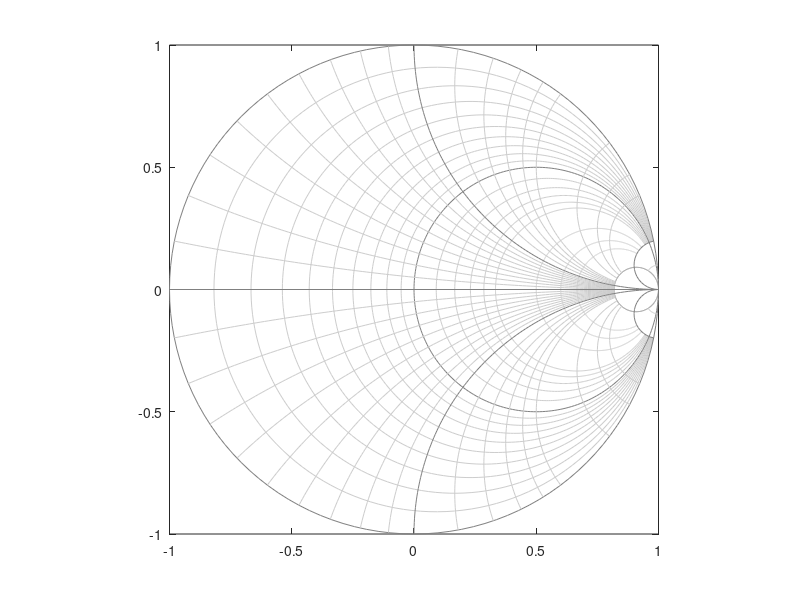

Reproduce this figure in MATLAB. (Note: this script raises an error after producing the figure.)
function h = SmithChart(varargin)
% SMITHCHART   Impedance or admittance Smith chart
%  SmithChart               % blank impedance chart
%  SmithChart('y')          % blank admittance chart
%  SmithChart(R,X)          % impedance chart plotting R+jX
%  SmithChart(R,X,'z')      % 'z' is optional (impedance is default)
%  SmithChart(G,B,'y')      % admittance chart plotting G+jB
%  SmithChart(Z)            % impedance chart with complex Z
%  SmithChart(Y,'y')        % admittance chart with complex Y
%  SmithChart(R,X,'b-','LineWidth',2)    % plot parameters may be passed
%
%  If a single R,X (or Z, or G,B, or Y) is provided, it is plotted as a
%  red 'x' by default, or with a different line/point stle if passed as an
%  argument.
%
%  Only one set of data may be plotted in a given call to SmithChart()
%  However, multiple sets may be added to the same chart using "hold on"
%  Example:
%     hold off
%     SmithChart(R1,X1)    % first set of data is plotted default as 'r-'
%     hold on
%     SmithChart(R2,X2,'b-')
%     SmithChart(R3,X3,'g-')
%
%  h = SmithChart(...)     % returns handle to figure

narginchk(0,inf)

isImpedance = true;

if ~isempty(varargin)
    i = 1;
    
    while i<=numel(varargin)
        if ischar(varargin{i})
            switch lower(varargin{i})
                case { 'z', 'impedance' }
                    isImpedance = true;
                    varargin = varargin(i+1:end);
                case { 'y', 'admittance' }
                    isImpedance = false;
                    varargin = varargin(i+1:end);
                otherwise
                    i = i + 1;
            end
        else
            i = i + 1;
        end
    end
end

if isempty(varargin)
    R = [];
    X = [];
elseif numel(varargin)==1
    if isfloat(varargin{1})
        R = varargin{1};
        varargin = cell(0,0);
        if isreal(R)
            X = zeros(size(R));
        else
            % order is important here
            X = imag(R);
            R = real(R);
        end
    else
        % must pass the rest to plot
        R = [];
        X = [];
    end
else  % numel(varargin)>=2
    if isfloat(varargin{1})
        R = varargin{1};
        varargin = varargin(2:end);
        if isreal(R)
            if isfloat(varargin{1}) && isreal(varargin{1})
                X = varargin{1};
                varargin = varargin(2:end);
            else
                X = zeros(size(R));
            end
        else
            % order is important here
            X = imag(R);
            R = real(R);
        end
    end
end

if length(R) ~= length(X) || numel(R) ~= numel(X)
    error('R and X must be same size')
end

% use light lines
gray_line = [1 1 1]*0.8;
gray_weight = 0.25;
dark_gray_line = [1 1 1]*0.5;
dark_gray_weight = 0.25;

hold_state = ishold;

if ~ishold
    % only plot the Smith chart grid if the current plot is not HOLD

    Rcir = [0.1:.1:.9 1.2:.2:2 3:1:5 20 50];
    for i=1:length(Rcir)
        [x,y] = circle_r(Rcir(i),10);
        if isImpedance
            plot(x,y,'Color',gray_line,'LineWidth',gray_weight)
        else
            plot(-x,-y,'Color',gray_line,'LineWidth',gray_weight)
        end
        if i==1
            hold on
        end
    end
    
    Rcir = [0 1 10];
    for i=1:length(Rcir)
        [x,y] = circle_r(Rcir(i));
        if isImpedance
            plot(x,y,'Color',dark_gray_line,'LineWidth',dark_gray_weight)
        else
            plot(-x,-y,'Color',dark_gray_line,'LineWidth',dark_gray_weight)
        end
    end
    
    Xarc = [ -50 -20 -5:1:-2 -1.8:.2:-1.2 -.9:.1:-.1 .1:.1:.9 1.2:.2:1.8 2:1:5 20 50];
    for i=1:length(Xarc)
        [x,y] = arc_x(Xarc(i),10);
        if isImpedance
            plot(x,y,'Color',gray_line,'LineWidth',gray_weight)
        else
            plot(-x,-y,'Color',gray_line,'LineWidth',gray_weight)
        end
    end
    
    Xarc = [ -10 -1 0 1 10];
    for i=1:length(Xarc)
        [x,y] = arc_x(Xarc(i));
        if isImpedance
            plot(x,y,'Color',dark_gray_line,'LineWidth',dark_gray_weight)
        else
            plot(-x,-y,'Color',dark_gray_line,'LineWidth',dark_gray_weight)
        end
    end
    
    % keep the circle aspect ratio, remove the grids, and embellish the plot
    axis equal
    axis([-1 1 -1 1])
    hax = gca;
    hax.XAxis.Visible = 'off';
    hax.YAxis.Visible = 'off';
    %title('Smith Chart')
    
    hfg = gcf;
    if isImpedance
        hfg.Tag = 'impedance';
    else
        hfg.Tag = 'admittance';
    end
else
    % figure is held, check to see if tag matches;
    hfg = gcf;
    switch lower(hfg.Tag)
        case ''
            warning('Plotting on a chart that is not tagged as a Smith chart')
        case 'impedance'
            if ~isImpedance
                warning('Plotting admittance on an impedance chart')
            end
        case 'admittance'
            if isImpedance
                warning('Plotting impedance on an admittance chart')
            end
    end
end

if ~isempty(R)
    % Plot the specified data. First, transform it into cartesian points
    [x,y] = smith_transform(R,X);
    
    N = length(x);
    
    % clear any that are outside of the circle. NaN will break the line.
    for i=1:N
        if x(i)^2 + y(i)^2 > 1
            x(i) = NaN;
            y(i) = NaN;
        end
    end
    
    if ~isImpedance
        % change to admittance plot
        x = -x;
        y = -y;
    end
    
    if isempty(varargin)
        % use default plot parameters red line or red x
        if N==1
            h = plot(x,y,'rx');
        else
            h = plot(x,y,'r-');
        end
    else
        % use given plot parameters
        h = plot(x,y,varargin{:});
    end
end

if ~hold_state
    hold off
end

if nargout==0
    clear h
end

end % function SmithChart


% ------------------------------
% Local functions
% ------------------------------

function [x,y] = circle_r(R, Xend)
% CIRCLE_R  calculate circles of constant resistance
%  (x - R/(R+1))^2 + y^2 == (1/(R+1))^2
%    radius = 1/(R+1)
%    center = (R/(R+1), 0)

narginchk(0,2)
if nargin<2
    Xend = Inf;
else
    Xend = abs(Xend);
end
if nargin<1
    R = 0;
end

% radius = 1/(R+1)
% center = (R/(R+1), 0)
radius = 1/(R+1);
xcenter = R/(R+1);

% find the termination (end) angle
if isfinite(Xend)
    [x1,y1] = smith_intersection(R,Xend);
    theta1 = atan2(y1,x1-xcenter);
else
    theta1 = 0;
end

% get the length of the arc and use it to find the number of segments
% required to keep it from looking segmented
len_arc = 4*(pi-theta1)*radius;
nsegs = max(32, ceil(256/(len_arc/(2*pi))));
del_ang = 2*(pi-theta1)/nsegs;

% preallocate the solution vectors
x = zeros(1,nsegs+1);
y = zeros(1,nsegs+1);

% calculate the endpoints of the segments
for i=1:nsegs+1
    ang = -theta1 - del_ang*(i-1);
    xx = xcenter + radius*cos(ang);
    yy = radius*sin(ang);
    x(i) = xx;
    y(i) = yy;
end

end


function [x,y] = arc_x(X, Rstart)
% ARC_X  calculate arcs of constant reactance
%  (x - 1)^2 + (y - 1/X)^2 == (1/X)^2

narginchk(0,2)
if nargin<2
    Rstart = Inf;
end
if nargin<1
    X = 0;
end

% length of arc
if X==0
    % special case is a straight line when X==0
    [x1,y1] = smith_intersection(Rstart, 0);
    x = [x1 -1];
    y = [y1 0];
elseif isfinite(X)
    % two intersections with circle for R=0
    [x1, y1] = smith_intersection(Rstart, abs(X));
    [x2, y2] = smith_intersection(0, abs(X));
    
    % radius is |1/X|
    % center is at (1,1/X), but consider X>0 now and we'll compensate for X < 0 later
    radius = abs(1/X);
    x_cen = 1;
    y_cen = abs(1/X);
    
    % calculate the angles of intersection
    theta2 = atan2(y2-y_cen, x2-x_cen);
    theta1 = atan2(y1-y_cen, x1-x_cen);
    theta = theta1-theta2;
    
    % coerce theta to be in the range 0 <= theta < 2*pi
    while theta < 0
        theta = theta + 2.*pi;
    end
    while theta >= (2*pi)
        theta = theta - 2.*pi;
    end
    
    % if nsegs has not been specified, calculate it based upon arc length
    % longer arc -> more segments, shorter arc -> fewer segments
    arc_len = theta*abs(1/X);
    nsegs = max(16, ceil(arc_len*64));

    % preallocate the solution vectors
    x = zeros(1,nsegs+1);
    y = zeros(1,nsegs+1);
    
    if theta2-theta1<pi
        del_theta = (theta2-theta1)/nsegs;
    else
        del_theta = (theta2-theta1-2*pi)/nsegs;
    end
    
    % now, compensate for negative reactance
    if X>=0
        theta = theta1;
    else
        theta = -theta1;
        del_theta = -del_theta;
        y_cen = -y_cen;
    end
    
    % calculate the endpoints of the segments
    for i=1:nsegs+1
        xx = x_cen + radius*cos(theta);
        yy = y_cen + radius*sin(theta);
        x(i) = xx;
        y(i) = yy;
        theta = theta + del_theta;
    end
else % X is +/- Inf
    % solution is a single point at (1,0)... just return nothing
    x = [];
    y = [];
end

end


function [x,y] = smith_intersection(R,X)
% one intersection is always at (x,y) = (1,0)
% this calculates the other for a given R and X

if R<0
    R = 0;
end

den = R.^2 + 2.*R + X.^2 + 1;

if isinf(den)
    x = 1;
    y = 0;
else
    x = (R.^2 + X.^2 - 1)/den;
    y = 2.*X./den;
end

end

function [x,y] = smith_transform(R, X)
% SMITH_TRANSFORM  transform R+jX into cartesian coordinates on the Smith chart
%   x = (R^2 + X^2 -1)/(R^2 + 2*R + X^2 +1)
%   y = 2*X/(R^2 + 2*R + X^2 +1)

% preallocate the solution vectors
N = numel(R);
x = zeros(1,N);
y = zeros(1,N);

% calculate each R,X pair
for i=1:N
    rr = R(i);
    xx = X(i);
    den = rr^2 + 2*rr + xx^2 + 1;
    if isfinite(den)
        x(i) = (rr^2 + xx^2 - 1)/den;
        y(i) = (2*xx)/den;
    elseif den==0
        x(i) = NaN;
        y(i) = NaN;
    else
        x(i) = 1;
        y(i) = 0;
    end
end

end

% Copyright (c) 2018, Kerry S. Martin, martin@wild-wood.net
